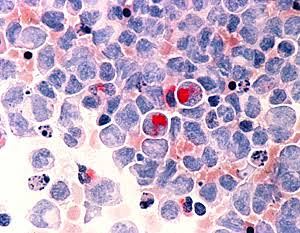
#> input picture img/cancer.jpg, 300 x 233 px
$ jupyter execute 05_clase_cancer.ipynb
#> lines starting #> are read from the running program, lines starting #| are printed output that depends on the picture
[cell 1]
import cv2
import numpy as np
import matplotlib.pyplot as plt

[cell 2]
plt.rcParams['figure.figsize'] = [10, 5]
# imagen trabajada
img_cancerbgr = cv2.imread('..//img/cancer.jpg')
#> img_cancerbgr is the input picture: shape (233, 300, 3); mean B, G, R 200.6, 172.1, 193
img_cancerrgb = plt.imread('..//img/cancer.jpg')

img = cv2.cvtColor(img_cancerbgr, cv2.COLOR_BGR2RGB)
plt.imshow(img)
plt.show()

[cell 3]
plt.imshow(img[50:61, 21:35, :])
plt.show()
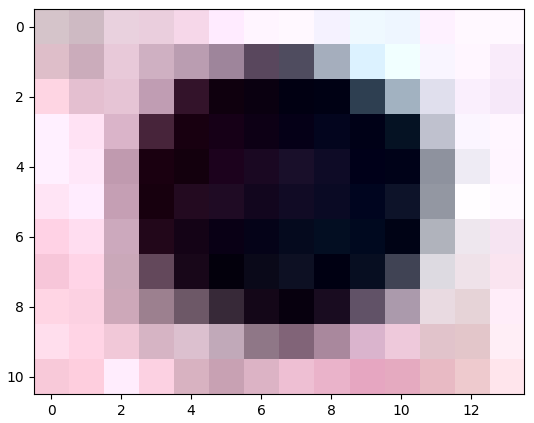
#> figure drawn by matplotlib, 1 panel

[cell 4]
celulaCancer = img[50:61, 21:35, :]
plt.imsave('..//img/celulaCancer.jpg', celulaCancer)
celula = plt.imread('..//img/celulaCancer.jpg')
color = ('r', 'g', 'b')
for canal, col in enumerate(color):
    histograma = cv2.calcHist([celula * 255], [canal], None, [256], [0, 256])
    plt.plot(histograma, color = col)
    plt.xlim(0, 256)
plt.title('Histograma')
plt.show()
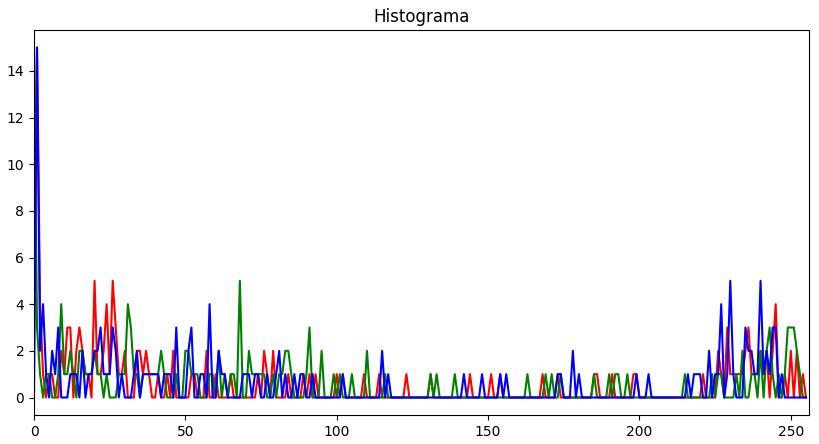
#> figure drawn by matplotlib, 1 panel; curve peaks at x = 1, y = 15; curve peaks at x = 0, y = 15; curve peaks at x = 1, y = 15

[cell 5]
r_celula = celula[:,:,0] * 255
g_celula = celula[:,:,1] + 255
b_celula = celula[:,:,2] * 255

r_celula = r_celula > 200
g_celula = g_celula > 200
b_celula = b_celula > 200
# umbralizacion de manera manual
imgFin = np.array(r_celula * g_celula * b_celula * 255, dtype= int)
plt.imshow(imgFin)
plt.show()
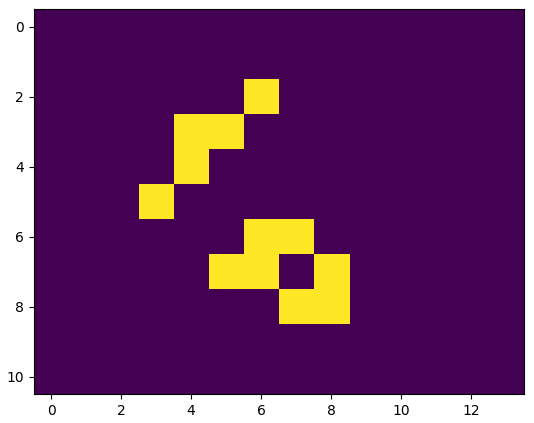
#> figure drawn by matplotlib, 1 panel

$ run again, with img/3333.jpg copied over img/cancer.jpg
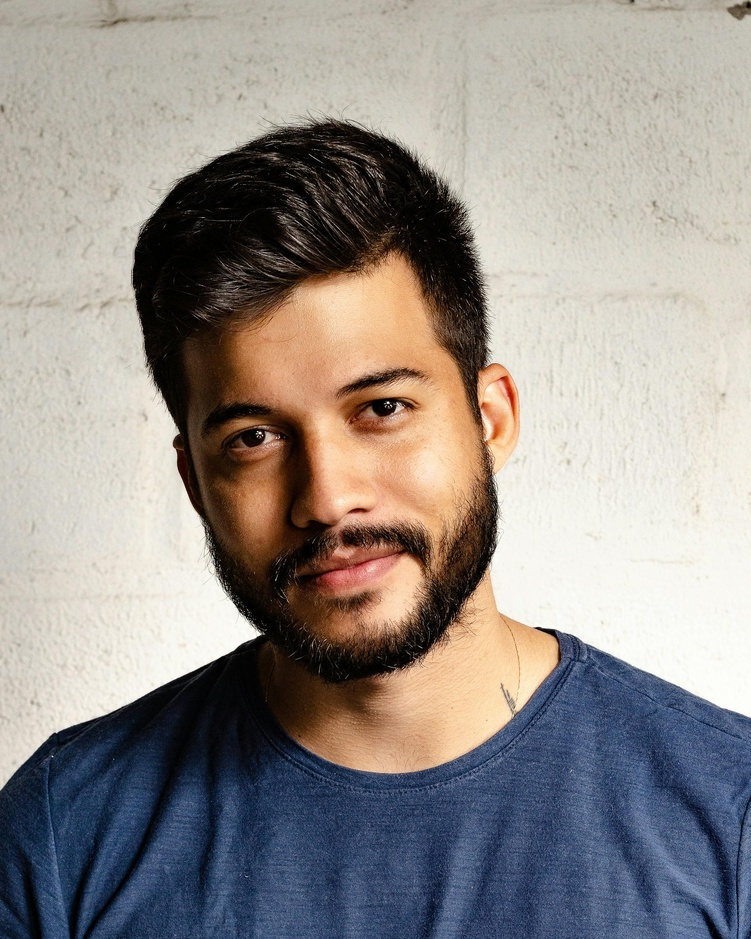
#> input picture img/3333.jpg, 751 x 939 px, shrunk from 2400 x 3000 before the run
#> img_cancerbgr is the input picture: shape (939, 751, 3); mean B, G, R 138.1, 142.4, 148.4
#> `plt.show()`:
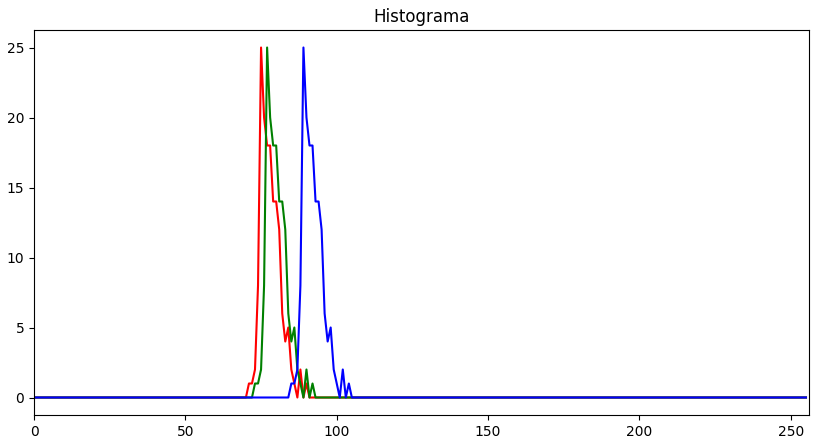
#> figure drawn by matplotlib, 1 panel; curve peaks at x = 75, y = 25; curve peaks at x = 77, y = 25; curve peaks at x = 89, y = 25
#> `plt.show()`:
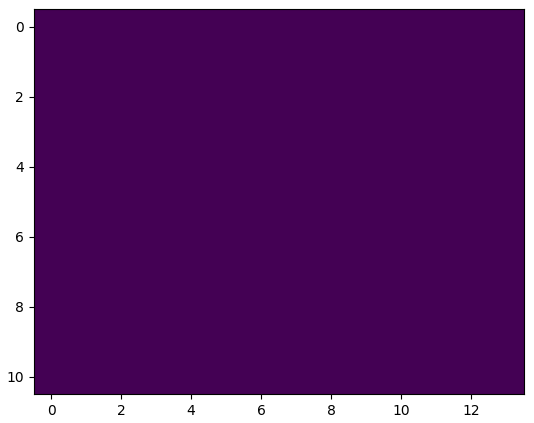
#> figure drawn by matplotlib, 1 panel

$ run again, with img/ImagenOriginalGris.jpg copied over img/cancer.jpg
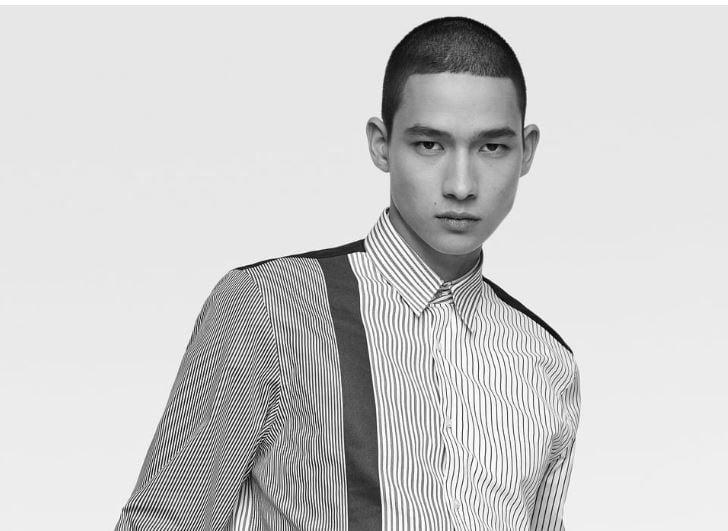
#> input picture img/ImagenOriginalGris.jpg, 728 x 531 px
#> img_cancerbgr is the input picture: shape (531, 728, 3); min 0, max 255, mean 205.3
#> `plt.show()`:
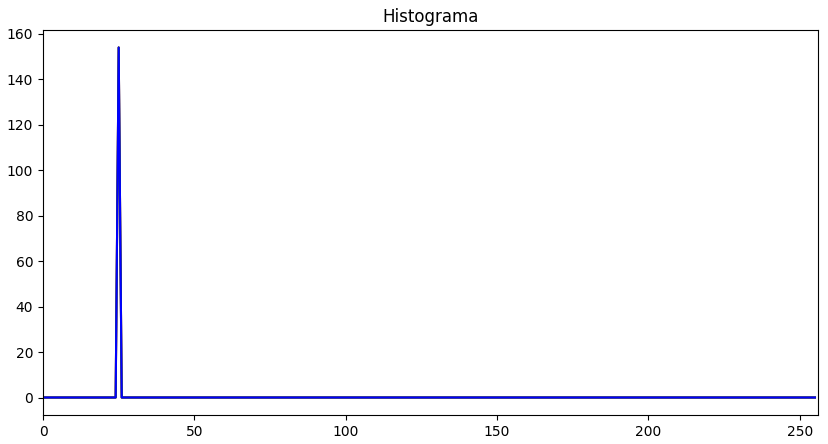
#> figure drawn by matplotlib, 1 panel; curve peaks at x = 25, y = 154; curve peaks at x = 25, y = 154; curve peaks at x = 25, y = 154
#> `plt.show()`:
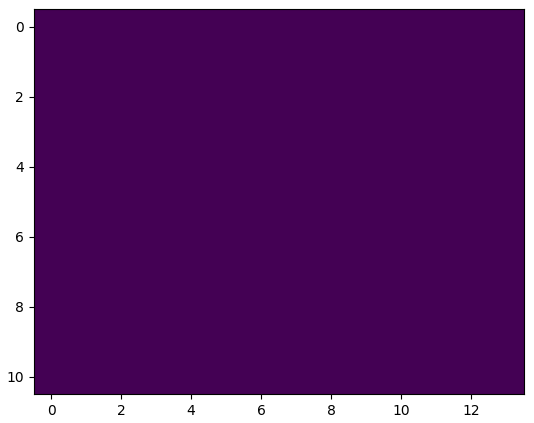
#> figure drawn by matplotlib, 1 panel
